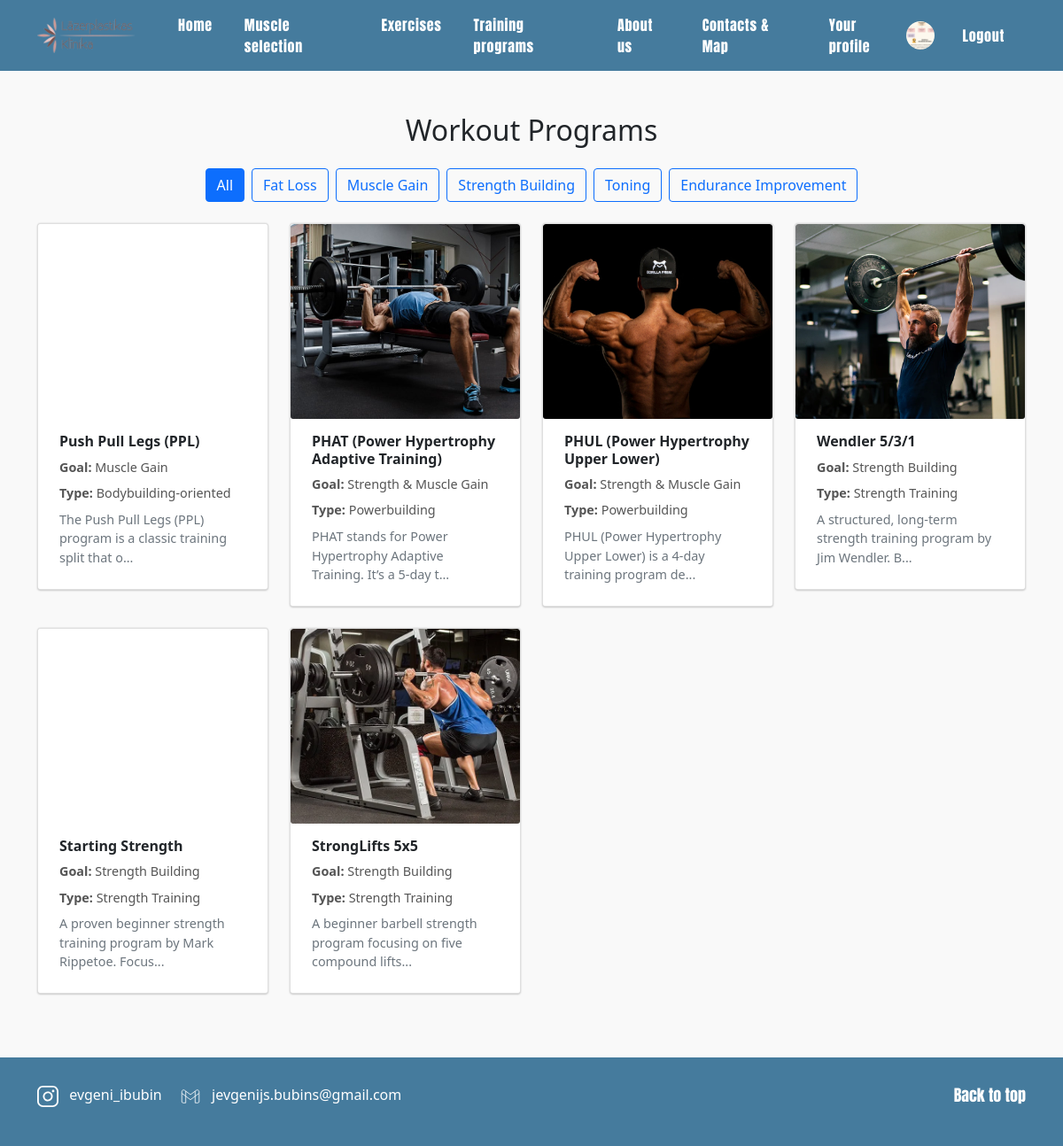
Page /workout_programs_page.php (signed in) on the committed database.
### tables this page shows
CREATE TABLE `workout_programs` (
  `id` int(11) NOT NULL,
  `title` varchar(255) NOT NULL,
  `description` text DEFAULT NULL,
  `image` varchar(255) DEFAULT NULL,
  `goal` varchar(100) DEFAULT NULL,
  `type` varchar(100) DEFAULT NULL,
  `level` enum('Beginner','Intermediate','Expert') DEFAULT 'Beginner',
  `days_per_week` int(11) DEFAULT NULL,
  `duration_weeks` varchar(50) DEFAULT NULL,
  `target_group` varchar(100) DEFAULT NULL,
  `muscle_categories` text DEFAULT NULL,
  `muscle_groups` text DEFAULT NULL,
  `days_json` longtext DEFAULT NULL CHECK (json_valid(`days_json`)),
  `created_at` timestamp NOT NULL DEFAULT current_timestamp(),
  `tips` text DEFAULT NULL
);

### workout_programs_page.php (the view, shortened to what this page needs)
<?php
include 'includes/avatar_loader.php';
mysqli_set_charset($conn, "utf8mb4");
$goal = $_GET['goal'] ?? null;
$type = $_GET['type'] ?? null;
$level = $_GET['level'] ?? null;
$sql = "SELECT * FROM workout_programs";
$sql .= " ORDER BY id DESC";
$stmt = $conn->prepare($sql);
$stmt->execute();
$result = $stmt->get_result();
?>
<!DOCTYPE html>
<html lang="en">
<head>
  <link href="https://cdn.jsdelivr.net/npm/bootstrap@5.0.2/dist/css/bootstrap.min.css" rel="stylesheet">
  <link rel="stylesheet" href="https://cdn.jsdelivr.net/npm/bootstrap-icons@1.10.5/font/bootstrap-icons.css">
  <link rel="stylesheet" type="text/css" href="style.css">
</head>
<body>
<?php include 'includes/header.php'; ?>
<div class="container my-5">
  <h2 class="text-center mb-4">Workout Programs</h2>
  <div class="filters d-flex flex-wrap gap-2 justify-content-center mb-4">
    <a href="?" class="btn btn-outline-primary <?= (!$goal && !$type && !$level) ? 'active' : '' ?>">All</a>
    <?php
      $goals = ["Fat Loss", "Muscle Gain", "Strength Building", "Toning", "Endurance Improvement"];
      foreach ($goals as $g) {
          echo '<a href="?goal=' . urlencode($g) . '" class="btn btn-outline-primary ' . ($goal === $g ? 'active' : '') . '">' . $g . '</a>';
      }
    ?>
  </div>
  <div class="row">
    <?php while ($prog = $result->fetch_assoc()): ?>
      <div class="col-lg-3 col-md-6 mb-4">
        <div class="card">
          <div class="card-img" style="background-image:url('<?= htmlspecialchars($prog['image']) ?>');">
          </div>
          <div class="card-content">
            <h5><?= htmlspecialchars($prog['title']) ?></h5>
            <p><strong>Goal:</strong> <?= htmlspecialchars($prog['goal']) ?></p>
            <p><strong>Type:</strong> <?= htmlspecialchars($prog['type']) ?></p>
            <p class="text-muted small"><?= htmlspecialchars(mb_strimwidth($prog['description'], 0, 70, "...")) ?></p>
          </div>
        </div>
      </div>
    <?php endwhile; ?>
  </div>
</div>
<?php include 'includes/footer.php'; ?>
</body>
</html>

### style.css (style rules this page uses)
html, body { position: relative; margin: 0; padding: 0; min-height: 100vh; display: flex; flex-direction: column; justify-content: space-between; background-color: #F6F6F8; }

### workout_programs_page.php (style rules this page uses)
body { background: #f9f9f9; }
.card { border-radius: 4px; box-shadow: 0 -1px 1px 0 rgba(0, 0, 0, .05), 0 1px 2px 0 rgba(0, 0, 0, .2); transition: all .2s ease; background: #fff; position: relative; overflow: hidden; }
.card-img { position: relative; height: 220px; width: 100%; background-color: #fff; background-size: cover; background-position: center; }
.card-content { padding: 1rem 1.5rem; background-color: #fff; min-height: 190px; }
.card-content h5 { font-size: 1rem; font-weight: 600; margin-bottom: 0.5rem; }
.card-content p { font-size: .9rem; color: #555; margin-bottom: 0.5rem; }
.filters .btn.active { background-color: #0d6efd; color: white; }

### rows in the picture
workout_programs: title "Push Pull Legs (PPL)", goal "Muscle Gain", type "Bodybuilding-oriented", description "The Push Pull Legs (PPL) program is a classic training split that o..."
workout_programs: image (picture), title "PHAT (Power Hypertrophy Adaptive Training)", goal "Strength & Muscle Gain", type "Powerbuilding", description "PHAT stands for Power Hypertrophy Adaptive Training. It’s a 5-day t..."
workout_programs: image (picture), title "PHUL (Power Hypertrophy Upper Lower)", goal "Strength & Muscle Gain", type "Powerbuilding", description "PHUL (Power Hypertrophy Upper Lower) is a 4-day training program de..."
workout_programs: image (picture), title "Wendler 5/3/1", goal "Strength Building", type "Strength Training", description "A structured, long-term strength training program by Jim Wendler. B..."
workout_programs: title "Starting Strength", goal "Strength Building", type "Strength Training", description "A proven beginner strength training program by Mark Rippetoe. Focus..."
workout_programs: image (picture), title "StrongLifts 5x5", goal "Strength Building", type "Strength Training", description "A beginner barbell strength program focusing on five compound lifts..."

### other values in the picture
$g "Fat Loss"
$g "Muscle Gain"
$g "Strength Building"
$g "Toning"
$g "Endurance Improvement"
